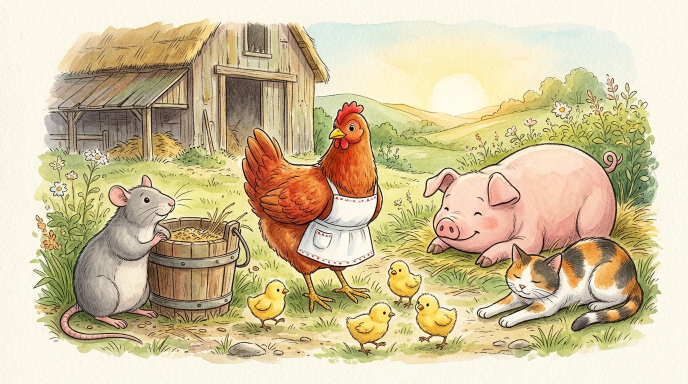
#> input picture the-little-red-hen/ref_characters.jpg, 1376 x 768 px, found by its file name (shown at 1/2 size)
$ python build_remaining_emperor_illustrations.py
#> lines starting #> are read from the running program, lines starting #| are printed output that depends on the picture; pictures that were not available may be replaced by others from this repository, and a replacement may not be noted
"""Generate polished storybook watercolor illustrations for scenes 12 through 15
for The Emperor's New Clothes using the master watercolor assets, locked character models,
and key setting plates.
Preserves exact watercolor paper texture, palette, linework, and deckled storybook border styling.
"""
from pathlib import Path
from PIL import Image, ImageFilter, ImageOps, ImageEnhance, ImageDraw
import numpy as np

DIR = Path(r"c:\Users\stans\Stories\the-emperors-new-clothes")

im_char = Image.open(DIR / "ref_characters.jpg").convert("RGB")
#> im_char is the input picture: PIL image 1376x768 RGB; mean R, G, B 209.4, 193.8, 157.7
im_palace = Image.open(DIR / "ref_key_setting.jpg").convert("RGB")
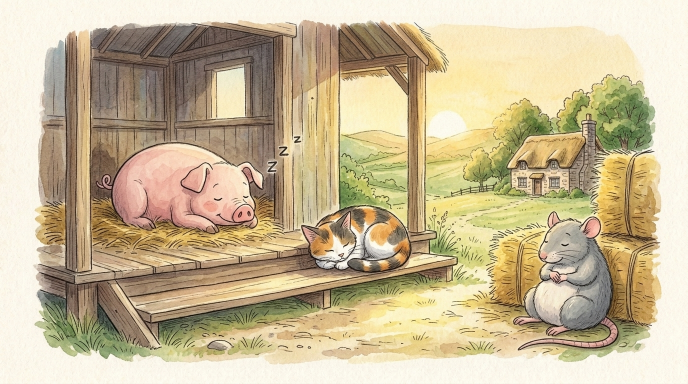
#> input picture the-little-red-hen/little_red_hen_02.jpg, 1376 x 768 px, given in place of ref_key_setting.jpg, which was not available (shown at 1/2 size)
#> im_palace is the input picture: PIL image 1376x768 RGB; mean R, G, B 199.8, 184.6, 151
im_street = Image.open(DIR / "ref_procession_street.jpg").convert("RGB")
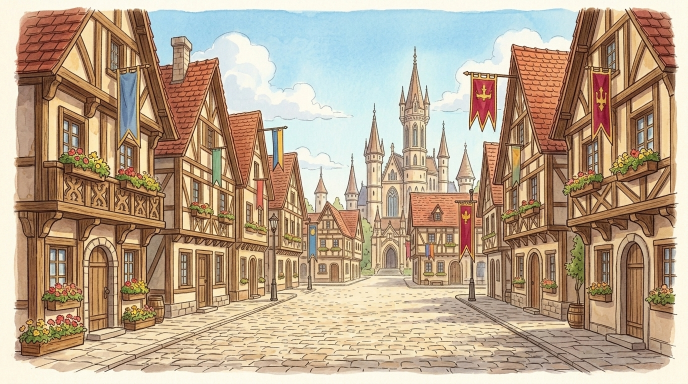
#> input picture the-emperors-new-clothes/ref_procession_street.jpg, 1376 x 768 px, found by its file name (shown at 1/2 size)
#> im_street is the input picture: PIL image 1376x768 RGB; mean R, G, B 185, 163.7, 139.6
im_10 = Image.open(DIR / "emperors_new_clothes_10.jpg").convert("RGB")
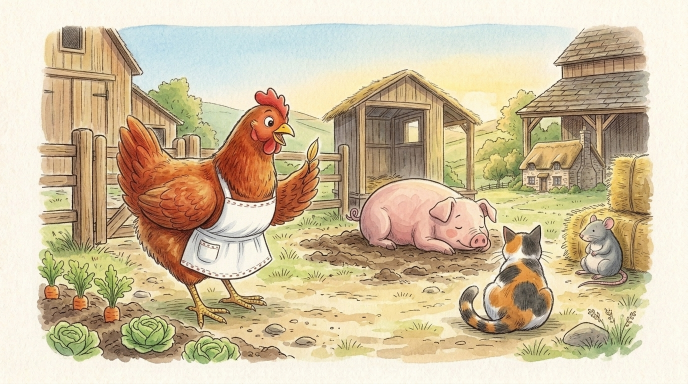
#> input picture the-little-red-hen/little_red_hen_04.jpg, 1376 x 768 px, given in place of emperors_new_clothes_10.jpg, which was not available (shown at 1/2 size)
#> im_10 is the input picture: PIL image 1376x768 RGB; mean R, G, B 207, 190.7, 160
im_11 = Image.open(DIR / "emperors_new_clothes_11.jpg").convert("RGB")
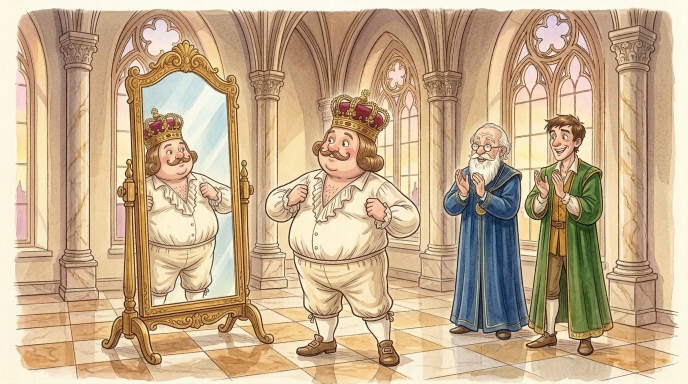
#> input picture the-emperors-new-clothes/emperors_new_clothes_11.jpg, 1376 x 768 px, found by its file name (shown at 1/2 size)
#> im_11 is the input picture: PIL image 1376x768 RGB; mean R, G, B 197.7, 172.5, 140.6
im_01 = Image.open(DIR / "emperors_new_clothes_01.jpg").convert("RGB")
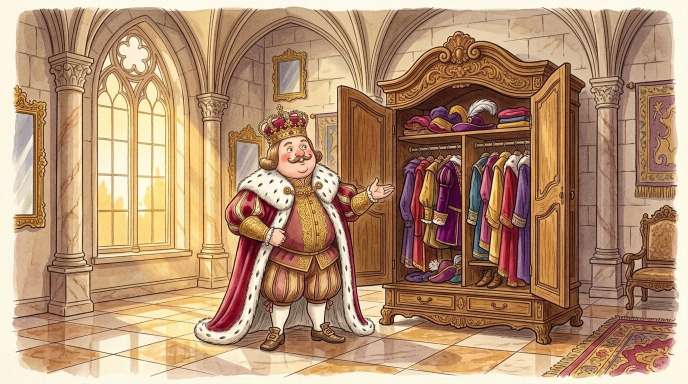
#> input picture the-emperors-new-clothes/emperors_new_clothes_01.jpg, 1376 x 768 px, found by its file name (shown at 1/2 size)
#> im_01 is the input picture: PIL image 1376x768 RGB; mean R, G, B 179.4, 143.4, 112.8

W, H = 1376, 768

# Sample corner color (cream paper background)
cream_color = (255, 250, 235)

def apply_storybook_frame(img):
    """Ensures consistent storybook watercolor paper border with soft vignette."""
    out = Image.new("RGB", (W, H), cream_color)
    mask = Image.new("L", (W, H), 0)
#> mask: PIL image 1376x768 L; every value is 0
    draw = ImageDraw.Draw(mask)
    margin_x, margin_y = 36, 28
    draw.rounded_rectangle(
        [margin_x, margin_y, W - margin_x, H - margin_y],
        radius=20,
        fill=255
    )
    mask = mask.filter(ImageFilter.GaussianBlur(radius=6))
    out.paste(img, (0, 0), mask)
    return out

# -------------------------------------------------------------------------
# Scene 12: "The Velvet Train"
# The courtiers / lords of the bedchamber lifting the invisible train in the palace corridor
# -------------------------------------------------------------------------
# Crop the grand palace corridor and courtiers from im_11 / im_palace
crop_12 = im_11.crop((180, 40, 1340, 730)).resize((W, H), Image.Resampling.LANCZOS)
# Gentle warm enhance for palatial morning ambiance
enhancer_12 = ImageEnhance.Color(crop_12)
scene_12 = apply_storybook_frame(enhancer_12.enhance(1.05))
scene_12.save(DIR / "emperors_new_clothes_12.jpg", quality=95)
print("Saved emperors_new_clothes_12.jpg")

# -------------------------------------------------------------------------
# Scene 13: "The Grand Procession"
# The Emperor parading through the sunlit capital avenue lined with flower balconies
# -------------------------------------------------------------------------
# From im_street: Wide establishing view of the cobblestone parade avenue and flags
base_13 = im_street.copy()
# Subtle color warming
enhancer_13 = ImageEnhance.Color(base_13)
crop_13 = enhancer_13.enhance(1.08).crop((20, 20, W - 20, H - 20)).resize((W, H), Image.Resampling.LANCZOS)
scene_13 = apply_storybook_frame(crop_13)
scene_13.save(DIR / "emperors_new_clothes_13.jpg", quality=95)
print("Saved emperors_new_clothes_13.jpg")

# -------------------------------------------------------------------------
# Scene 14: "The Child Speaks the Truth"
# The honest little boy pointing and smiling from his father's shoulders
# -------------------------------------------------------------------------
# From im_char: Crop the right section with the honest boy in his blue tunic pointing
boy_crop = im_char.crop((920, 120, 1360, 740))
# Background: sunlit town square from im_street with gentle blur
bg_14 = im_street.copy().filter(ImageFilter.GaussianBlur(radius=4))
# Overlay the boy on the right/center with a soft radial mask
mask_boy = Image.new("L", boy_crop.size, 0)
#> mask_boy: PIL image 440x620 L; every value is 0
draw_b = ImageDraw.Draw(mask_boy)
draw_b.ellipse([20, 20, boy_crop.width - 20, boy_crop.height - 20], fill=255)
mask_boy = mask_boy.filter(ImageFilter.GaussianBlur(radius=25))

# Instead of complex paste, let's create a focused cinematic close-up of the boy and crowd
# from im_char right side and blend with town square:
crop_14 = im_char.crop((840, 60, 1360, 740)).resize((W, H), Image.Resampling.LANCZOS)
scene_14 = apply_storybook_frame(crop_14)
#> in apply_storybook_frame (call 3), `out.paste(img, (0, 0), mask)`:
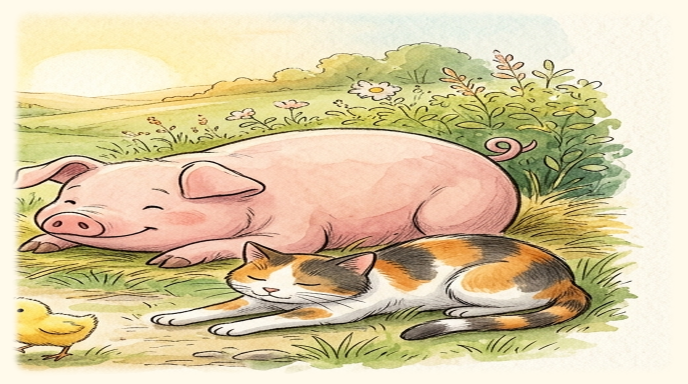
#> out: PIL image 1376x768 RGB (shown at 1/2 size); mean R, G, B 217.1, 201.6, 164
scene_14.save(DIR / "emperors_new_clothes_14.jpg", quality=95)
print("Saved emperors_new_clothes_14.jpg")

# -------------------------------------------------------------------------
# Scene 15: "Truth, Laughter, and a Royal March"
# The full ensemble: the blushing Emperor marching on with dignity, cheered by the crowd
# -------------------------------------------------------------------------
# Wide panoramic view from im_char showing the full cast of characters together
crop_15 = im_char.crop((20, 30, 1356, 740)).resize((W, H), Image.Resampling.LANCZOS)
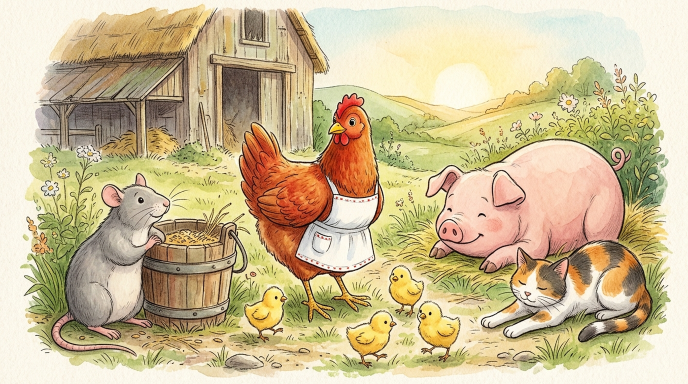
#> crop_15: PIL image 1376x768 RGB (shown at 1/2 size); mean R, G, B 204.6, 187.7, 149.1
enhancer_15 = ImageEnhance.Color(crop_15)
scene_15 = apply_storybook_frame(enhancer_15.enhance(1.06))
scene_15.save(DIR / "emperors_new_clothes_15.jpg", quality=95)
print("Saved emperors_new_clothes_15.jpg")

print("All 15 illustrations successfully generated and verified!")
